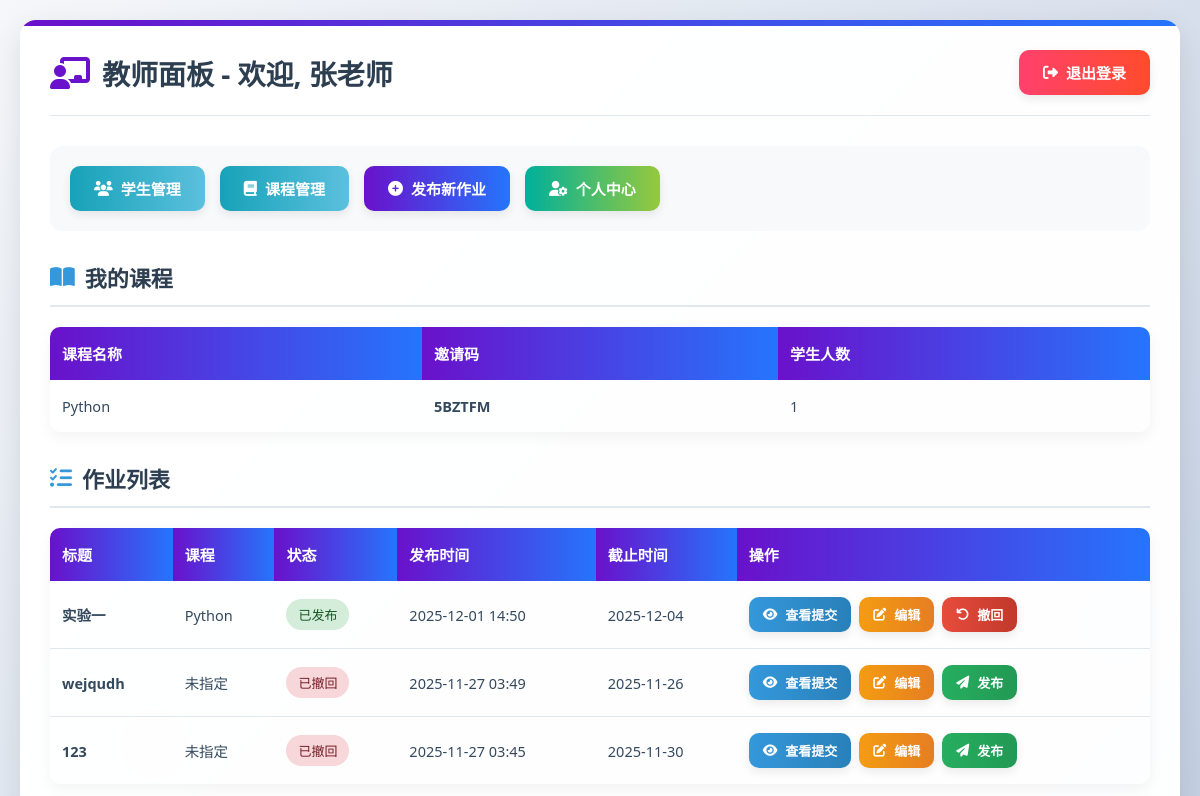
Screenshot of /teacher/dashboard (signed in) with the database file from the repository.
### app.py (models this page shows)
class Course(db.Model):
    id = db.Column(db.Integer, primary_key=True)
    name = db.Column(db.String(150), nullable=False)
    description = db.Column(db.Text, nullable=True)
    invite_code = db.Column(db.String(10), unique=True, nullable=False)
    teacher_id = db.Column(db.Integer, db.ForeignKey('user.id'), nullable=False)
    created_at = db.Column(db.DateTime, default=datetime.utcnow)
    teacher = relationship('User', backref=db.backref('courses', lazy=True))

class Assignment(db.Model):
    id = db.Column(db.Integer, primary_key=True)
    title = db.Column(db.String(200), nullable=False)
    content = db.Column(db.Text, nullable=False)
    teacher_id = db.Column(db.Integer, db.ForeignKey('user.id'), nullable=False)
    created_at = db.Column(db.DateTime, default=datetime.utcnow)
    due_date = db.Column(db.DateTime)
    course_id = db.Column(db.Integer, db.ForeignKey('course.id'), nullable=True)
    status = db.Column(db.String(20), default='published')
    withdrawn_at = db.Column(db.DateTime, nullable=True)
    teacher = relationship('User', backref=db.backref('assignments', lazy=True))
    course = relationship('Course', backref=db.backref('assignments', lazy=True))

### app.py (the view)
@app.route('/teacher/dashboard')
def teacher_dashboard():
    if 'user_id' not in session or session['role'] != 'teacher':
        return redirect(url_for('login'))
    assignments = Assignment.query.filter_by(teacher_id=session['user_id']).order_by(Assignment.created_at.desc()).all()
    courses = Course.query.filter_by(teacher_id=session['user_id']).order_by(Course.created_at.desc()).all()
    return render_template('teacher_dashboard.html', assignments=assignments, courses=courses)

### templates/teacher_dashboard.html (shortened to what this page needs)
<!DOCTYPE html>
<html lang="zh-CN">
<head>
    <link rel="stylesheet" href="https://cdnjs.cloudflare.com/ajax/libs/font-awesome/6.4.0/css/all.min.css">
</head>
<body>
    <div class="floating-elements">
    </div>
    <div class="container">
        <div class="header">
            <h1><i class="fas fa-chalkboard-teacher"></i>教师面板 - 欢迎, {{ session.name }}</h1>
            <a href="{{ url_for('logout') }}" class="btn btn-logout">
                <i class="fas fa-sign-out-alt"></i>退出登录
            </a>
        </div>
        <div class="action-bar">
            <a href="{{ url_for('student_management') }}" class="btn btn-info">
                <i class="fas fa-users"></i>学生管理
            </a>
            <a href="{{ url_for('manage_courses') }}" class="btn btn-info">
                <i class="fas fa-book"></i>课程管理
            </a>
            <a href="{{ url_for('create_assignment') }}" class="btn btn-primary">
                <i class="fas fa-plus-circle"></i>发布新作业
            </a>
            <a href="{{ url_for('teacher_profile') }}" class="btn btn-secondary">
                <i class="fas fa-user-cog"></i>个人中心
            </a>
        </div>
        <h2><i class="fas fa-book-open"></i>我的课程</h2>
        {% if courses %}
            <table>
                <thead>
                    <tr>
                        <th>课程名称</th>
                        <th>邀请码</th>
                        <th>学生人数</th>
                    </tr>
                </thead>
                <tbody>
                    {% for course in courses %}
                    <tr>
                        <td>{{ course.name }}</td>
                        <td><strong>{{ course.invite_code }}</strong></td>
                        <td>{{ course.enrollments|length }}</td>
                    </tr>
                    {% endfor %}
                </tbody>
            </table>
        {% else %}
            <div class="empty-message">
                <i class="fas fa-book"></i>
                <p>还没有创建课程，点击课程管理开始创建。</p>
            </div>
        {% endif %}
        <h2><i class="fas fa-tasks"></i>作业列表</h2>
        {% if assignments %}
            <table>
                <thead>
                    <tr>
                        <th>标题</th>
                        <th>课程</th>
                        <th>状态</th>
                        <th>发布时间</th>
                        <th>截止时间</th>
                        <th>操作</th>
                    </tr>
                </thead>
                <tbody>
                    {% for assignment in assignments %}
                    <tr>
                        <td><strong>{{ assignment.title }}</strong></td>
                        <td>{{ assignment.course.name if assignment.course else '未指定' }}</td>
                        <td>
                            {% if assignment.status == 'published' %}
                                <span class="status-published">已发布</span>
                            {% elif assignment.status == 'withdrawn' %}
                                <span class="status-withdrawn">已撤回</span>
                            {% else %}
                                <span class="status-draft">草稿</span>
                            {% endif %}
                        </td>
                        <td>{{ assignment.created_at.strftime('%Y-%m-%d %H:%M') }}</td>
                        <td>{{ assignment.due_date.strftime('%Y-%m-%d') if assignment.due_date else '无' }}</td>
                        <td>
                            <div class="action-buttons">
                                <a href="{{ url_for('view_submissions', assignment_id=assignment.id) }}" class="btn btn-small btn-view">
                                    <i class="fas fa-eye"></i>查看提交
                                </a>
                                <a href="{{ url_for('edit_assignment', assignment_id=assignment.id) }}" class="btn btn-small btn-edit">
                                    <i class="fas fa-edit"></i>编辑
                                </a>
                                {% if assignment.status == 'published' %}
                                <form action="{{ url_for('withdraw_assignment', assignment_id=assignment.id) }}" method="post">
                                    <button type="submit" class="btn btn-small btn-withdraw">
                                        <i class="fas fa-undo"></i>撤回
                                    </button>
                                </form>
                                {% else %}
                                <form action="{{ url_for('publish_assignment', assignment_id=assignment.id) }}" method="post">
                                    <button type="submit" class="btn btn-small btn-publish">
                                        <i class="fas fa-paper-plane"></i>发布
                                    </button>
                                </form>
                                {% endif %}
                            </div>
                        </td>
                    </tr>
                    {% endfor %}
                </tbody>
            </table>
        {% else %}
            <div class="empty-message">
                <i class="fas fa-clipboard-list"></i>
                <p>还没有发布任何作业。</p>
            </div>
        {% endif %}
    </div>
</body>
</html>

### templates/teacher_dashboard.html (style rules this page uses)
* { margin: 0; padding: 0; box-sizing: border-box; font-family: 'Segoe UI', 'Microsoft YaHei', sans-serif; }
body { background: linear-gradient(135deg, #f5f7fa 0%, #c3cfe2 100%); min-height: 100vh; padding: 20px; position: relative; overflow-x: hidden; }
body::before { content: ''; position: absolute; top: 0; left: 0; width: 100%; height: 100%; z-index: -1; }
.container { max-width: 1200px; margin: 0 auto; background: rgba(255, 255, 255, 0.97); border-radius: 16px; box-shadow: 0 10px 30px rgba(0, 0, 0, 0.1); padding: 30px; position: relative; overflow: hidden; animation: fadeIn 0.6s ease-out; }
.container::before { content: ''; position: absolute; top: 0; left: 0; width: 100%; height: 6px; background: linear-gradient(90deg, #6a11cb, #2575fc); }
.header { display: flex; justify-content: space-between; align-items: center; margin-bottom: 30px; padding-bottom: 20px; border-bottom: 1px solid #e1e8ed; }
.header h1 { font-size: 28px; color: #2c3e50; font-weight: 700; display: flex; align-items: center; gap: 12px; }
.header h1 i { color: #6a11cb; font-size: 32px; }
.btn { display: inline-flex; align-items: center; justify-content: center; gap: 8px; padding: 12px 24px; text-decoration: none; border-radius: 10px; font-weight: 600; font-size: 15px; transition: all 0.3s ease; border: none; cursor: pointer; box-shadow: 0 4px 10px rgba(0, 0, 0, 0.08); }
.btn-logout { background: linear-gradient(90deg, #ff416c, #ff4b2b); color: white; }
.action-bar { display: flex; gap: 15px; margin-bottom: 30px; flex-wrap: wrap; padding: 20px; background: #f8f9fa; border-radius: 12px; }
.btn-primary { background: linear-gradient(90deg, #6a11cb, #2575fc); color: white; }
.btn-secondary { background: linear-gradient(90deg, #00b09b, #96c93d); color: white; }
.btn-info { background: linear-gradient(90deg, #17a2b8, #5bc0de); color: white; }
h2 { font-size: 22px; color: #2c3e50; margin: 30px 0 20px; padding-bottom: 12px; border-bottom: 2px solid #e1e8ed; display: flex; align-items: center; gap: 10px; }
h2 i { color: #3498db; }
table { width: 100%; border-collapse: collapse; margin-top: 15px; border-radius: 10px; overflow: hidden; box-shadow: 0 5px 15px rgba(0, 0, 0, 0.05); }
th { background: linear-gradient(90deg, #6a11cb, #2575fc); color: white; padding: 16px 12px; text-align: left; font-weight: 600; font-size: 15px; }
td { padding: 16px 12px; border-bottom: 1px solid #e1e8ed; color: #34495e; font-size: 14.5px; }
tr { transition: background-color 0.2s; }
tr:last-child td { border-bottom: none; }
.status-published { background-color: #d4edda; color: #155724; padding: 6px 12px; border-radius: 20px; font-size: 13px; font-weight: 500; display: inline-block; }
.status-withdrawn { background-color: #f8d7da; color: #721c24; padding: 6px 12px; border-radius: 20px; font-size: 13px; font-weight: 500; display: inline-block; }
.action-buttons { display: flex; gap: 8px; flex-wrap: wrap; }
.action-buttons form { display: inline; }
.btn-small { padding: 8px 14px; font-size: 13px; }
.btn-view { background: linear-gradient(90deg, #3498db, #2980b9); color: white; }
.btn-edit { background: linear-gradient(90deg, #f39c12, #e67e22); color: white; }
.btn-withdraw { background: linear-gradient(90deg, #e74c3c, #c0392b); color: white; }
.btn-publish { background: linear-gradient(90deg, #27ae60, #229954); color: white; }
.floating-elements { position: fixed; width: 100%; height: 100%; top: 0; left: 0; overflow: hidden; z-index: -1; pointer-events: none; }

### rows the page displays
Course: name "Python", invite_code "5BZTFM", enrollments|length "1"
Assignment: title "实验一", course "Python", status "已发布", created_at "2025-12-01 14:50", due_date "2025-12-04"
Assignment: title "wejqudh", course "未指定", status "已撤回", created_at "2025-11-27 03:49", due_date "2025-11-26"
Assignment: title "123", course "未指定", status "已撤回", created_at "2025-11-27 03:45", due_date "2025-11-30"

### other values shown
{{ session.name }} "张老师"
